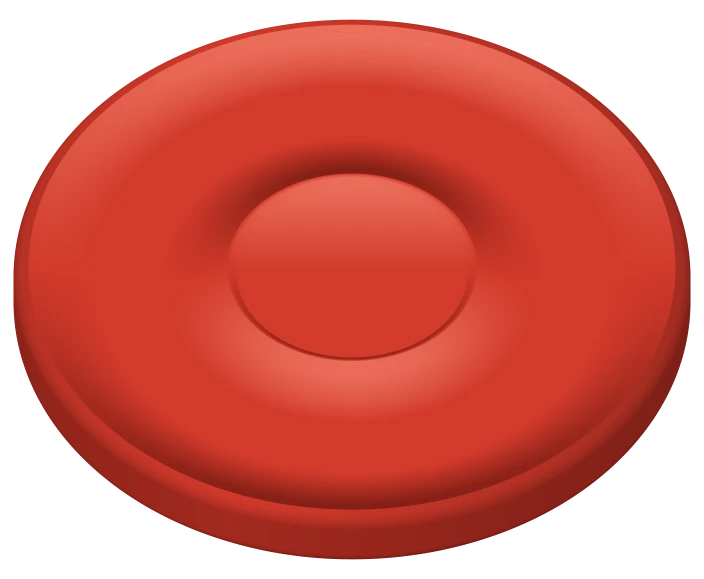
#> input picture games/dvonn-ui/src/lib/images/looks/red.webp, 704 x 579 px
$ python cover.py ../../games/dvonn-ui/src/lib/images/looks/black.webp ../../games/dvonn-ui/src/lib/images/looks/red.webp ../../games/dvonn-ui/src/lib/images/looks/red.webp ../../games/dvonn-ui/src/lib/images/looks/red.webp 1.0 1.0
#> lines starting #> are read from the running program, lines starting #| are printed output that depends on the picture
### tools/gipf-covers/disc.py
"""Draw a GIPF-project title disc: dark bevel, silver ring, coloured face, embossed silver serif letter.

Usage: python3 -I disc.py LETTER FACE_HEX DIAMETER OUT.png
"""
import os
import sys

import numpy as np
from PIL import Image, ImageDraw, ImageFilter, ImageFont

FONT = os.path.join(os.path.dirname(os.path.abspath(__file__)), 'assets', 'EBGaramond.ttf')
SS = 4  # supersampling


def hex_rgb(h):
    h = h.lstrip('#')
    return np.array([int(h[i:i + 2], 16) for i in (0, 2, 4)], float) / 255


# [12 lines left out: function fbm, not called in this run]


def disc(letter, face_hex, diameter, seed=1):
    d = diameter * SS
    pad = int(d * 0.12)
    n = d + 2 * pad
    c = n / 2
    yy, xx = np.mgrid[0:n, 0:n] + 0.5
    dx, dy = (xx - c) / (d / 2), (yy - c) / (d / 2)
    r = np.hypot(dx, dy)
    ang = np.arctan2(dy, dx)
    # light from the top left
    light = np.cos(ang - np.deg2rad(-135))

    face = hex_rgb(face_hex)
    rgb = np.zeros((n, n, 3))
    alpha = np.zeros((n, n))

    # outer bevel: dark, lit a little on the top-left shoulder
    bevel = (r <= 1.0) & (r > 0.925)
    t = (r - 0.925) / 0.075
    shoulder = 0.10 + 0.22 * np.clip(light, 0, 1) * (1 - t) + 0.05 * (1 - t)
    rgb[bevel] = (face * 0.25 + 0.04)[None, :] * 0 + np.stack([shoulder] * 3, -1)[bevel] * (0.55 + 0.45 * face)[None, :]

    # silver ring
    ring = (r <= 0.925) & (r > 0.865)
    tr = (r - 0.865) / 0.06
    metal = 0.62 + 0.30 * light + 0.10 * np.sin(tr * np.pi)
    edge = np.minimum(tr, 1 - tr)
    metal = metal * np.clip(edge / 0.18, 0.35, 1.0)
    rgb[ring] = np.stack([metal] * 3, -1)[ring] * np.array([0.97, 0.98, 1.0])[None, :]

    # face: gradient, mottling and a recessed shadow under the ring
    inner = r <= 0.865
    tex = fbm(n, seed)
    grad = 1.0 - 0.28 * (dx + dy) / 2.0
    shade = grad * (0.82 + 0.36 * (tex - 0.5))
    recess = np.clip((r - 0.74) / 0.125, 0, 1) ** 2
    recess_dir = 0.55 + 0.45 * np.clip(-light, 0, 1) * 0 + 0.45 * np.clip(-np.cos(ang - np.deg2rad(45)), 0, 1)
    shade = shade * (1 - 0.45 * recess * (0.4 + 0.6 * np.clip(np.cos(ang - np.deg2rad(-135)), 0, 1)))
    spec = 0.20 * np.exp(-((dx + 0.35) ** 2 + (dy + 0.40) ** 2) / 0.12)
    face_rgb = np.clip(face[None, None, :] * shade[..., None] + spec[..., None] * (0.6 + 0.4 * face), 0, 1)
    rgb[inner] = face_rgb[inner]
    alpha[r <= 1.0] = 1.0
    # antialias the rim
    alpha = np.clip((1.0 - r) * d / 2 / SS + 0.5, 0, 1) * (r <= 1.02)

    img = Image.fromarray((np.dstack([np.clip(rgb, 0, 1), alpha]) * 255).astype(np.uint8), 'RGBA')

    # letter
    font = ImageFont.truetype(FONT, int(d * 0.84))
    try:
        font.set_variation_by_axes([430])
    except Exception:
        pass
    mask = Image.new('L', (n, n), 0)
    ImageDraw.Draw(mask).text((c, c + d * 0.012), letter, font=font, fill=255, anchor='mm')
    bb = mask.getbbox()
    # centre the ink box exactly
    shift = (int(c - (bb[0] + bb[2]) / 2), int(c - (bb[1] + bb[3]) / 2))
    mask = Image.new('L', (n, n), 0)
    ImageDraw.Draw(mask).text((c + shift[0], c + d * 0.012 + shift[1]), letter, font=font, fill=255, anchor='mm')
    m = np.asarray(mask, float) / 255

    def shifted(a, sx, sy):
        return np.roll(np.roll(a, sy, 0), sx, 1)

    # drop shadow and dark outline
    sh = Image.fromarray((m * 255).astype(np.uint8)).filter(ImageFilter.GaussianBlur(d * 0.012))
    sh = shifted(np.asarray(sh, float) / 255, int(d * 0.022), int(d * 0.030))
    out = np.asarray(img, float) / 255
    base = out[..., :3]
    base = base * (1 - 0.75 * sh[..., None])
    outline = np.asarray(Image.fromarray((m * 255).astype(np.uint8)).filter(ImageFilter.MaxFilter(2 * int(d * 0.006) + 1)), float) / 255
    base = base * (1 - 0.85 * outline[..., None])
    # silver fill with a soft emboss
    blur = np.asarray(Image.fromarray((m * 255).astype(np.uint8)).filter(ImageFilter.GaussianBlur(d * 0.010)), float) / 255
    gy, gx = np.gradient(blur)
    emb = -(gx + gy) * d * 0.020
    vert = 1.0 - 0.22 * (yy - (c - d * 0.3)) / (d * 0.6)
    silver = np.clip(0.95 * vert + 0.30 * emb, 0.5, 1.0)
    letter_rgb = np.stack([silver * 0.985, silver * 0.99, silver], -1)
    if face.mean() > 0.6:  # pale face: dark engraved letter instead of silver
        dark = np.clip(0.20 + 0.10 * emb, 0.08, 0.4)
        letter_rgb = np.stack([dark, dark, dark * 1.05], -1)
    base = base * (1 - m[..., None]) + letter_rgb * m[..., None]
    out[..., :3] = base

    # cast shadow of the whole disc
    a = out[..., 3]
    cast = Image.fromarray((a * 255).astype(np.uint8)).filter(ImageFilter.GaussianBlur(d * 0.035))
    cast = shifted(np.asarray(cast, float) / 255, int(d * 0.025), int(d * 0.04)) * 0.6
    final_a = a + cast * (1 - a)
    final_rgb = np.where(final_a[..., None] > 0, out[..., :3] * (a / np.maximum(final_a, 1e-6))[..., None], 0)
    res = Image.fromarray((np.dstack([final_rgb, final_a]) * 255).clip(0, 255).astype(np.uint8), 'RGBA')
    return res.resize((n // SS, n // SS), Image.LANCZOS)


# [4 lines that do not run on import are left out]

### tools/gipf-covers/cover.py
"""Compose a GIPF-project style cover: scene, board, frosted window, title discs, GIPF project logo.

Usage: python3 -I cover.py OUT.jpg SCENE.png BOARD.png DISC_COLOURS [board_scale] [board_cy]
DISC_COLOURS: one hex colour for all discs, or five comma-separated.
"""
import os
import sys

import numpy as np
from PIL import Image, ImageDraw, ImageFilter

sys.path.insert(0, os.path.dirname(os.path.abspath(__file__)))
from disc import disc  # noqa: E402
from logo import stamp  # noqa: E402

TITLE = 'LYNGK'


def shadow(im, blur, alpha):
    a = im.getchannel('A').filter(ImageFilter.GaussianBlur(blur)).point(lambda v: int(v * alpha))
    s = Image.new('RGBA', im.size, (0, 0, 0, 255))
    s.putalpha(a)
    return s


def perspective(im, squeeze):
    """Narrow the top edge by `squeeze` (fraction of width) so the board recedes."""
    w, h = im.size
    dx = w * squeeze / 2
    # PIL maps output -> input; coefficients from four point pairs
    src = [(0, 0), (w, 0), (w, h), (0, h)]
    dst = [(dx, 0), (w - dx, 0), (w, h), (0, h)]
    A, B = [], []
    for (x, y), (u, v) in zip(dst, src):
        A.append([x, y, 1, 0, 0, 0, -u * x, -u * y]); B.append(u)
        A.append([0, 0, 0, x, y, 1, -v * x, -v * y]); B.append(v)
    coeffs = np.linalg.solve(np.array(A, float), np.array(B, float))
    return im.transform((w, h), Image.PERSPECTIVE, coeffs, Image.BICUBIC)


def compose(scene_path, board_path, colours, board_scale=0.52, board_cy=0.70, squeeze=0.22, window_light=0.22, flatten=0.82, reflect=0.22):
#> called with board_scale = 1, board_cy = 1, squeeze = 0.22, window_light = 0.22, flatten = 0.82, reflect = 0.22
    img = Image.open(scene_path).convert('RGBA')
#> img is the input picture: PIL image 704x579 RGBA; mean R, G, B, A 145.5, 45.4, 35, 181.9
    W, H = img.size
#> W = 704; H = 579

    board = Image.open(board_path).convert('RGBA')
    bw = int(W * board_scale)
#> bw = 704
    board = board.resize((bw, int(board.height * bw / board.width * flatten)), Image.LANCZOS)
    board = perspective(board, squeeze)
#> in perspective, `return im.transform((w, h), Image.PERSPECTIVE, coeffs, Image.BICUBIC)`:
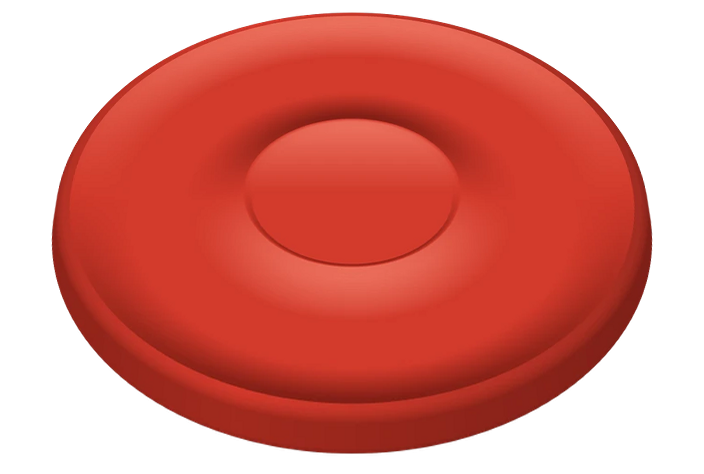
#> returned value: PIL image 704x474 RGBA; mean R, G, B, A 125.2, 37.6, 28.6, 160.1; transparent parts drawn white
    # tint the board toward the scene's light so it sits in the same weather
    sa = np.asarray(img.convert('RGB')).astype(np.float32) / 255
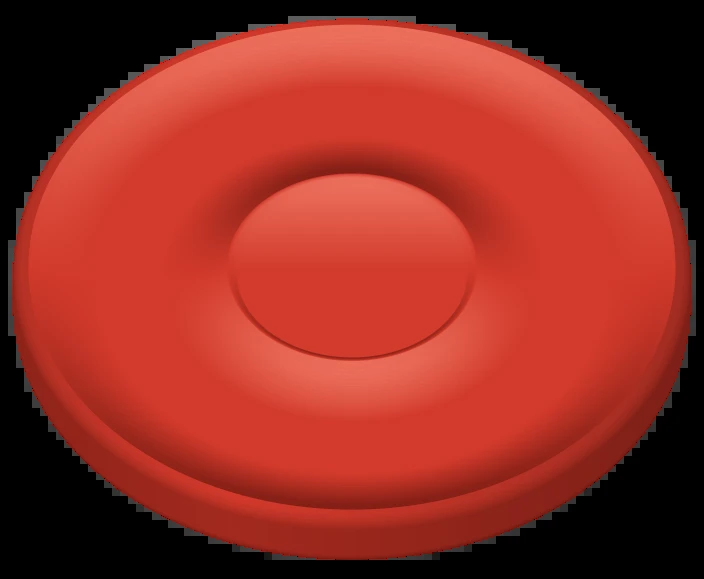
#> sa: shape (579, 704, 3) float32; mean R, G, B 0.57, 0.178, 0.137
    mean = sa[int(H * 0.3):int(H * 0.9), int(W * 0.25):int(W * 0.75)].reshape(-1, 3).mean(0)
#> mean = [0.801, 0.248, 0.19]
    tint = 0.80 + 0.28 * mean / mean.max()
#> tint = [1.08, 0.887, 0.866]
    tint = tint * min(1.0, 0.38 + 1.0 * mean.mean() + float(__import__('os').environ.get('BOARD_LIFT', 0)))
#> tint = [0.856, 0.703, 0.687]
    k = float(os.environ.get('BOARD_TINT', 1))
    tint = 1 + (tint - 1) * k
    ba = np.asarray(board).astype(np.float32)
    ba[..., :3] *= tint
    light = os.environ.get('BOARD_LIGHT')
    keep = None
    if light and os.environ.get('KEEP_BOLTS'):
        # the board's own LYNGK bolts give off light; keep them out of the lighting pass
        r_, g_, b_ = ba[..., 0], ba[..., 1], ba[..., 2]
        keep = ((b_ - r_ > 50) & (g_ - r_ > 30) & (g_ > 150) & (b_ > 180)).astype(np.float32)
        keep = np.asarray(Image.fromarray((keep * 255).astype(np.uint8)).filter(ImageFilter.GaussianBlur(1.5)), np.float32)[..., None] / 255
        keep_px = ba[..., :3].copy()
    if light:
        # coloured key light that keeps contrast, brighter toward the back of the board
        lc = np.array([float(v) for v in light.split(',')], np.float32)
        hh = ba.shape[0]
        grad = (1.08 - 0.22 * np.arange(hh) / hh)[:, None, None]
        ba[..., :3] = ba[..., :3] * lc * grad
        sky = os.environ.get('SKY_FLASH')
        if sky:
            # light from the strikes in the sky: falls off with distance from each strike point
            pts, amt_s = sky.split('@')
            amt_s = float(amt_s)
            bh_, bw_ = ba.shape[:2]
            ox, oy = (W - bw_) / 2, H * board_cy - bh_ / 2
            gy_, gx_ = np.mgrid[0:bh_, 0:bw_].astype(np.float32)
            lm = np.zeros((bh_, bw_), np.float32)
            for pt in pts.split(';'):
                fx, fy = [float(v) for v in pt.split(',')]
                d = np.hypot(gx_ + ox - fx * W, (gy_ + oy - fy * H) * 1.6) / W
                lm += np.exp(-d / 0.30)
            lm = np.clip(lm, 0, 1.2) * amt_s
            ba[..., :3] = ba[..., :3] * (1 + lm[..., None] * np.array([0.80, 0.92, 1.05], np.float32))
        glow = os.environ.get('BOARD_GLOW')
        if glow:
            gr, gg, gb, amt = [float(v) for v in glow.split(',')]
            al = Image.fromarray(ba[..., 3].astype(np.uint8))
            inner = al.filter(ImageFilter.MinFilter(9))
            edge = np.asarray(al, np.float32) - np.asarray(inner, np.float32)
            edge = np.asarray(Image.fromarray(np.clip(edge, 0, 255).astype(np.uint8)).filter(ImageFilter.GaussianBlur(4)), np.float32) / 255
            # environment bounce: strongest at the back and on the rims
            back = float(os.environ.get('GLOW_BACK', 0.55))
            env = (back * (1 - np.arange(hh) / hh)[:, None] + edge) * amt
            ba[..., :3] += env[..., None] * np.array([gr, gg, gb], np.float32) * 255
    if keep is not None:
        spill = float(os.environ.get('BOLT_SPILL', 0))
        if spill:
            k8 = Image.fromarray((keep[..., 0] * 255).astype(np.uint8))
            near = np.asarray(k8.filter(ImageFilter.GaussianBlur(ba.shape[1] * 0.03)), np.float32) / 255
            near = np.clip(near * 6, 0, 1)
            ba[..., :3] += near[..., None] * np.array([0.35, 0.75, 1.0], np.float32) * 255 * spill * (ba[..., 3:4] > 0)
        ba[..., :3] = ba[..., :3] * (1 - keep) + keep_px * keep
    board = Image.fromarray(np.clip(ba, 0, 255).astype(np.uint8), 'RGBA')
    bx, by = (W - bw) // 2, int(H * board_cy - board.height / 2)
#> bx = 0; by = 342
    if reflect:
        # a faint, rippled mirror image below the board, as if it sat on the water
        ref = board.transpose(Image.FLIP_TOP_BOTTOM)
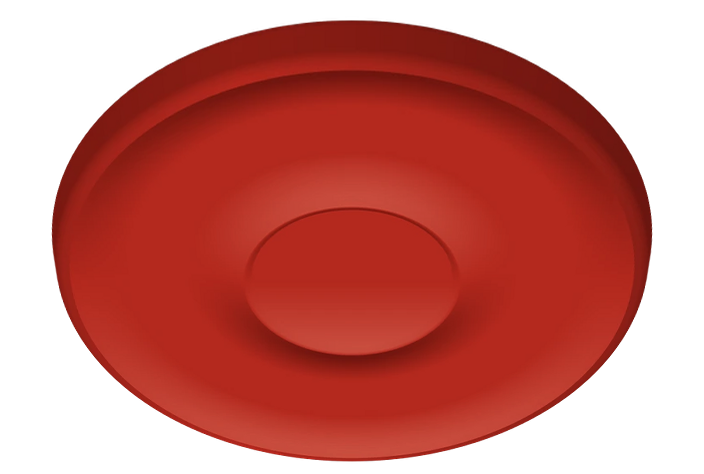
#> ref: PIL image 704x474 RGBA; mean R, G, B, A 106.9, 26.2, 19.4, 160.1; transparent parts drawn white
        ra = np.asarray(ref).astype(np.float32)
        rows = np.arange(ra.shape[0])[:, None]
#> rows = 474 values from 0 to 473
        wob = (np.sin(rows / 3.0) * 2).astype(np.int32)
        cols_idx = np.clip(np.arange(ra.shape[1])[None, :] + wob, 0, ra.shape[1] - 1)
        ra = ra[rows, cols_idx]
        fade = np.clip(1 - rows / (ra.shape[0] * 0.6), 0, 1)
        ra[..., 3] *= reflect * fade
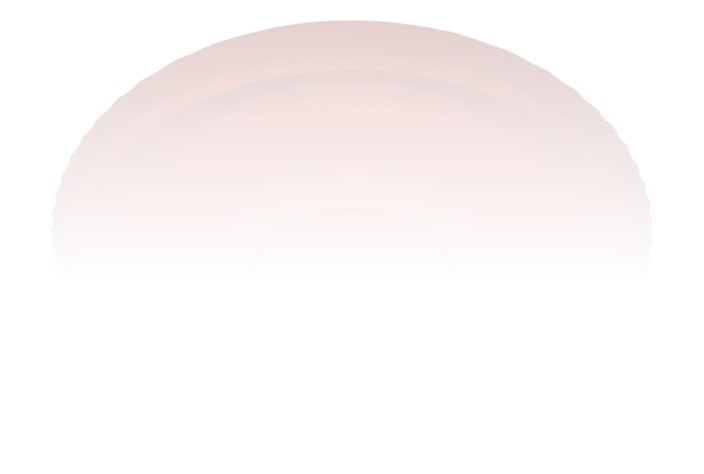
#> ra: shape (474, 704, 4) float32; mean R, G, B, A 106.9, 26.2, 19.4, 8.9; transparent parts drawn white
        ref = Image.fromarray(ra.astype(np.uint8), 'RGBA').filter(ImageFilter.GaussianBlur(1.2))
        img.alpha_composite(ref, (bx, by + board.height - int(board.height * 0.10)))
    gm = os.environ.get('GLOW_MASK')
    if gm:
        # underglow for the parts of the board that sit on the dark scene (push lines, dots)
        gcol = [float(v) for v in os.environ.get('GLOW_COL', '0.25,1.0,0.45,1.0').split(',')]
        m = Image.open(gm).convert('RGBA').getchannel('A')
        src_w, src_h = Image.open(board_path).size
        m = m.resize((bw, int(src_h * bw / src_w * flatten)), Image.LANCZOS)
        m = perspective(Image.merge('RGBA', [m, m, m, m]), squeeze).getchannel('A')
        wide = m.filter(ImageFilter.MaxFilter(5)).filter(ImageFilter.GaussianBlur(W * 0.006))
        tight = m.filter(ImageFilter.GaussianBlur(W * 0.0018))
        ga = np.clip(np.asarray(wide, np.float32) / 255 * 1.6 * gcol[3] + np.asarray(tight, np.float32) / 255 * 1.4 * gcol[3], 0, 1)
        glow_im = np.zeros(ga.shape + (4,), np.float32)
        glow_im[..., :3] = np.array(gcol[:3]) * 255
        glow_im[..., 3] = ga * 255
        img.alpha_composite(Image.fromarray(glow_im.astype(np.uint8), 'RGBA'), (bx, by))
    img.alpha_composite(shadow(board, W * 0.010, 0.45), (bx + int(W * 0.004), by + int(H * 0.012)))
#> in shadow, `s.putalpha(a)`:
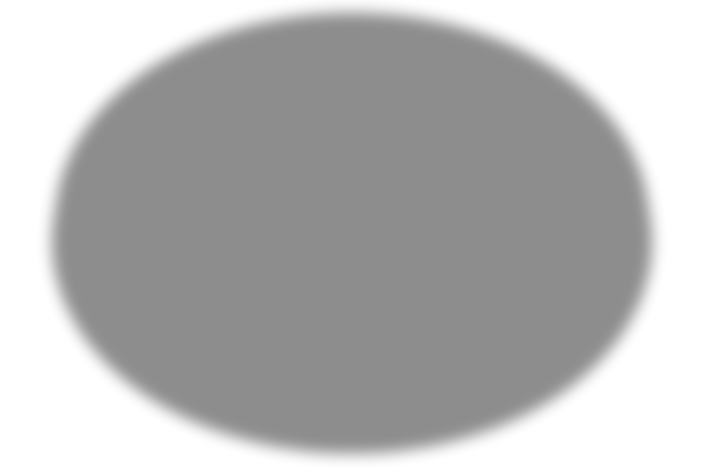
#> s: PIL image 704x474 RGBA; mean R, G, B, A 0, 0, 0, 71.6; transparent parts drawn white
    img.alpha_composite(board, (bx, by))

    # frosted window
    x0, x1 = int(W * 0.285), int(W * 0.715)
#> x0 = 200; x1 = 503
    y0, y1 = int(H * 0.305), int(H * 0.885)
#> y0 = 176; y1 = 512
    a = np.asarray(img).astype(np.float32) / 255
#> a: shape (579, 704, 4) float32
    win = a[y0:y1, x0:x1, :3]
    rel = os.environ.get('WINDOW_REL')
    if rel:
        # frost in proportion to the scene: a gentle lift that keeps dark scenes dark
        m, a_ = [float(v) for v in rel.split(',')]
        win = np.clip(win * (1 + m) + a_ * np.array([0.97, 0.98, 1.0]), 0, 1)
    else:
        win = win * (1 - window_light) + window_light * np.array([0.97, 0.98, 1.0])
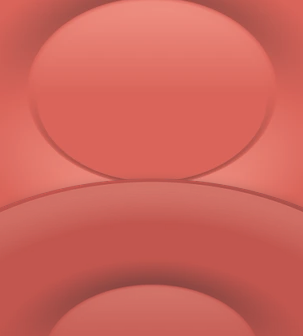
#> win: shape (336, 303, 3) float64; mean R, G, B 0.814, 0.398, 0.36
    a[y0:y1, x0:x1, :3] = win
    a = (a * 255).astype(np.uint8)
    img = Image.fromarray(a, 'RGBA')
    frame = Image.new('RGBA', (W, H), (0, 0, 0, 0))
#> frame: PIL image 704x579 RGBA; every value is 0
    d = ImageDraw.Draw(frame)
    d.rectangle([x0 - 2, y0 - 2, x1 + 1, y1 + 1], outline=(0, 0, 0, 60), width=2)
    d.rectangle([x0, y0, x1 - 1, y1 - 1], outline=(255, 255, 255, 150), width=2)
    d.rectangle([x0 + 2, y0 + 2, x1 - 3, y1 - 3], outline=(255, 255, 255, 50), width=1)
    img.alpha_composite(frame)
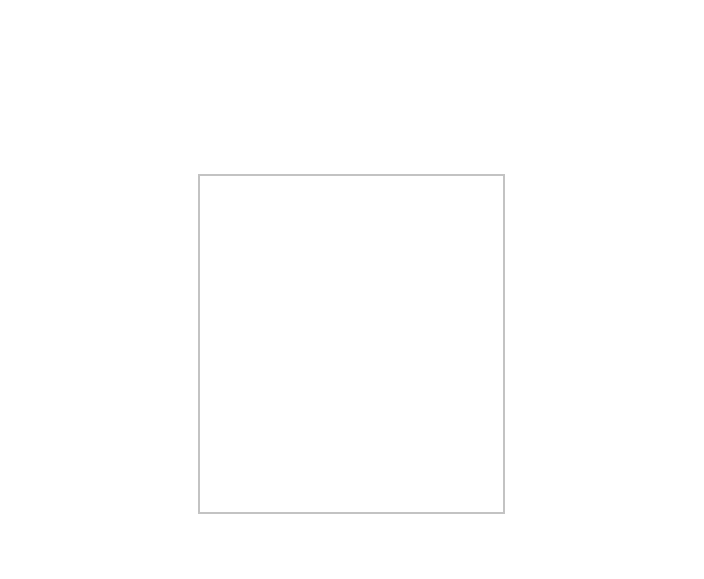
#> frame: PIL image 704x579 RGBA; mean R, G, B, A 2.4, 2.4, 2.4, 1.5; transparent parts drawn white

    # title discs: one or more rows ("MATRX/GIPF"), colours per row separated the same way
    rows = os.environ.get('TITLE', TITLE).split('/')
    col_rows = colours.split('/')
    if len(col_rows) == 1:
        col_rows = col_rows * len(rows)
    two = len(rows) > 1
    D = int(W * (0.092 if two else 0.122))
#> D = 85
    step = W * (0.104 if two else 0.138)
#> step = 97.15
    row_cy = [H * 0.080, H * 0.212] if two else [H * 0.112]
#> row_cy = [64.85]
    longest = max(len(r) for r in rows)
    for r, (word, cols_) in enumerate(zip(rows, col_rows)):
        cols = cols_.split(',')
        if len(cols) == 1:
            cols = cols * len(word)
        cx0 = W / 2 - step * (len(word) - 1) / 2
        cy = row_cy[r]
        for i, (letter, col) in enumerate(zip(word, cols)):
            di = disc(letter, col, D, seed=10 + 7 * r + i)
            img.alpha_composite(di, (int(cx0 + i * step - di.width / 2), int(cy - di.height / 2)))
        if r == 0:
            last_x = cx0 + (len(word) - 1) * step
            first_cy = cy
    # registered mark
    rm = Image.new('RGBA', (W, H), (0, 0, 0, 0))
    rd = ImageDraw.Draw(rm)
    rx, ry, rr = last_x + D * 0.62, first_cy - D * 0.42, D * 0.07
    rd.ellipse([rx - rr, ry - rr, rx + rr, ry + rr], outline=(255, 255, 255, 220), width=max(1, int(rr * 0.18)))
    from PIL import ImageFont
    f = ImageFont.truetype('/usr/share/fonts/liberation/LiberationSans-Regular.ttf', int(rr * 1.4))
    rd.text((rx, ry + rr * 0.05), 'R', font=f, fill=(255, 255, 255, 220), anchor='mm')
    img.alpha_composite(rm)

    # GIPF project logo, bottom right
    stamp(img)
    return img.convert('RGB')


if __name__ == '__main__':
    out, scene, board, colours = sys.argv[1:5]
    kw = {}
    if len(sys.argv) > 5:
        kw['board_scale'] = float(sys.argv[5])
    if len(sys.argv) > 6:
        kw['board_cy'] = float(sys.argv[6])
    if len(sys.argv) > 7:
        kw['squeeze'] = float(sys.argv[7])
    if len(sys.argv) > 8:
        kw['flatten'] = float(sys.argv[8])
#> (the run stopped early here; a loop or call above may not have finished)
